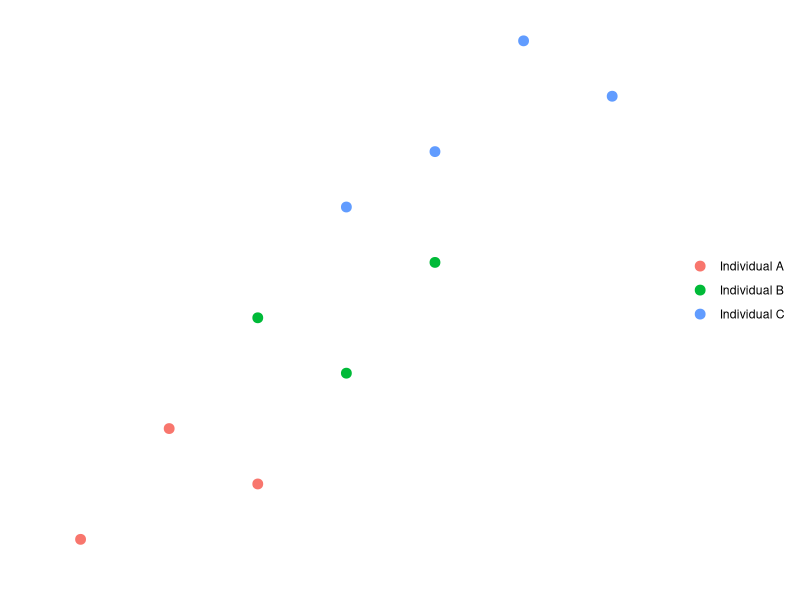

Recreate this plot in R.
## ---- chunk 1
#| results: "asis"
#| echo: false
## ---- chunk 2
#| echo: false
#| label: fig-clonal-correlation
#| fig-cap: "Ten data points showing a hypothetical gradient of an unknown variable on the y-axis."
#| fig-alt: "Illustrative graph showing that the data points are not independent because they come in groups from a small number of individuals. The first three data points belong to individual A, the fourth to sixth data points belong to individual B, and the seventh to tenth data points belong to individual C."
# generate data
x_pos <- c(1,3,2,4,3,5,4,5,7,6)
y_pos <- c(1,2,3,4,5,6,7,8,9,10)
group <- c("Individual A","Individual A","Individual A","Individual B","Individual B","Individual B","Individual C","Individual C","Individual C","Individual C")
clone_data <- data.frame(x_pos, y_pos, group)
# create ggplot object
library(tidyverse)
p1 <- ggplot(clone_data, aes(x = x_pos, y = y_pos, colour = group)) +
  geom_point(size = 3) +
 scale_x_discrete(labels = NULL, breaks = NULL) +
  scale_y_discrete(labels = NULL, breaks = NULL) +
  labs(x = "", y = "", colour = NULL) +
  theme_classic()
p1
